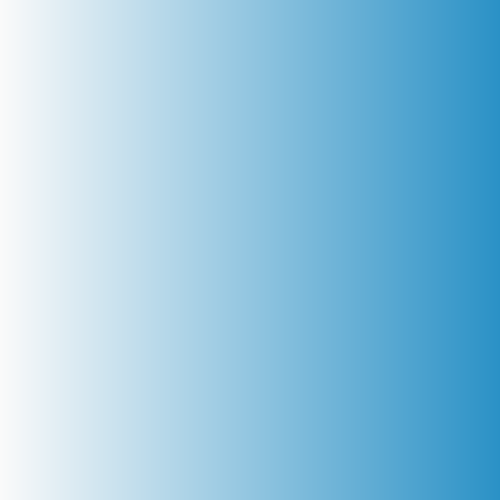
Frame 1 (no input)
Frame 60 (the mouse pressed at the canvas centre just before this capture): identical to frame 1, image omitted
Frame 120 (the mouse held since frame 60 and released just before this capture): identical to frame 1, image omitted

The Processing sketch that drew this single still picture (run headless with seeded random() and noise(); from frame 60 on, the mouse is pressed at the canvas centre):

// Processing sketch: processing_53550
// ── processing_53550.pde

// Simone Roth // PS2_1 // 
// White gradients to blue.
// Variable called "s". 

void setup() {
  size(500, 500);
  background (0);
}


color shadeblack = color (250);
color shadered = color (42, 145, 198);
 

void draw () {
  for (int s = 0; s < height; s++) {
    float atm = norm (s, 0, height);
    stroke (lerpColor (shadeblack, shadered, atm));
    rect (s, 0, s, 500);
     
 ;
  }
}
